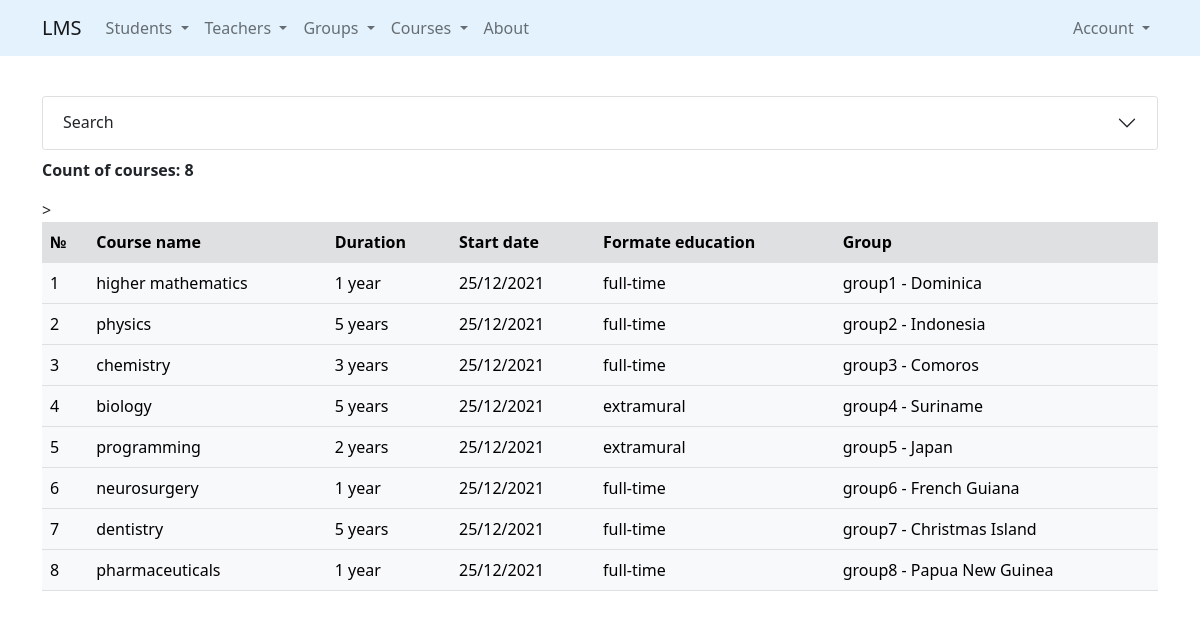
Page /courses/ on the committed database.
### courses/models.py (models this page shows, shortened)
class Course(models.Model):
    name = models.CharField(max_length=100)
    duration = models.CharField(max_length=100)
    start_date = models.DateField(default=datetime.date.today)
    format_education = models.CharField(max_length=100)
    group = models.OneToOneField(
        'groups.Groups',
        on_delete=models.SET_NULL,
        null=True,
        related_name='course_group'
    )

### groups/models.py (models this page shows, shortened)
class Groups(models.Model):
    groups_name = models.CharField(max_length=100)
    groups_country = models.CharField(max_length=100)
    groups_language = models.CharField(max_length=100)
    members_qty = models.IntegerField(default=5)
    headman = models.OneToOneField(
        'students.Students',
        on_delete=models.SET_NULL,
        null=True,
        related_name='headman_group'
    )
    teachers = models.ManyToManyField(
        to=Teachers,
        related_name='groups'
    )
    def __str__(self):
        return f'{self.groups_name} - {self.groups_country}'

### courses/views.py (the view)
# urls.py: path('', get_course, name='list'),
def get_course(request):
    courses = Course.objects.all().select_related('group')
    filter_courses = CoursesFilter(data=request.GET, queryset=courses)
    return render(
        request,
        'courses/list.html',
        {'filter_courses': filter_courses})

### core/context_processors.py (called while the page is built)
def get_params(request):
    params = request.GET
    if 'page' in params:
        params = copy(params)
        del params['page']
    return {'get_params': f'&{params.urlencode()}' if params else ''}

### courses/templates/courses/list.html (shortened to what this page needs)
{% extends 'base.html' %}
{%  load crispy_forms_tags %}
{% block content %}
    <div class="accordion" id="accordionExample">
        <div class="accordion-item">
            <h2 class="accordion-header" id="headingOne">
                <button class="accordion-button collapsed" type="button"
                        data-bs-toggle="collapse" data-bs-target="#collapseOne"
                        aria-expanded="true" aria-controls="collapseOne">
                    Search
                </button>
            </h2>
        </div>
    </div>
    <p class="mt-2"><strong>Count of courses: {{ filter_courses.qs.count }}</strong></p>
    <table class="table table-light table-hover">
        <tr class="table-active">>
            <th scope="row">№</th>
            <th>Course name</th>
            <th>Duration</th>
            <th>Start date</th>
            <th>Formate education</th>
            <th>Group</th>
        </tr>
    {% for course in filter_courses.qs %}
        <tr>
            <td>{{ forloop.counter }}</td>
            <td>{{ course.name }}</td>
            <td>{{ course.duration}}</td>
            <td>{{ course.start_date }}</td>
            <td>{{ course.format_education }}</td>
            <td>{{course.group}}</td>
        </tr>
    {% endfor %}
    </table>
{% endblock %}

### rows in the picture
Course: name "higher mathematics", duration "1 year", start_date "25/12/2021", format_education "full-time", group "group1 - Dominica"
Course: name "physics", duration "5 years", start_date "25/12/2021", format_education "full-time", group "group2 - Indonesia"
Course: name "chemistry", duration "3 years", start_date "25/12/2021", format_education "full-time", group "group3 - Comoros"
Course: name "biology", duration "5 years", start_date "25/12/2021", format_education "extramural", group "group4 - Suriname"
Course: name "programming", duration "2 years", start_date "25/12/2021", format_education "extramural", group "group5 - Japan"
Course: name "neurosurgery", duration "1 year", start_date "25/12/2021", format_education "full-time", group "group6 - French Guiana"
Course: name "dentistry", duration "5 years", start_date "25/12/2021", format_education "full-time", group "group7 - Christmas Island"
Course: name "pharmaceuticals", duration "1 year", start_date "25/12/2021", format_education "full-time", group "group8 - Papua New Guinea"

### other values in the picture
{{ filter_courses.qs.count }} "8"
